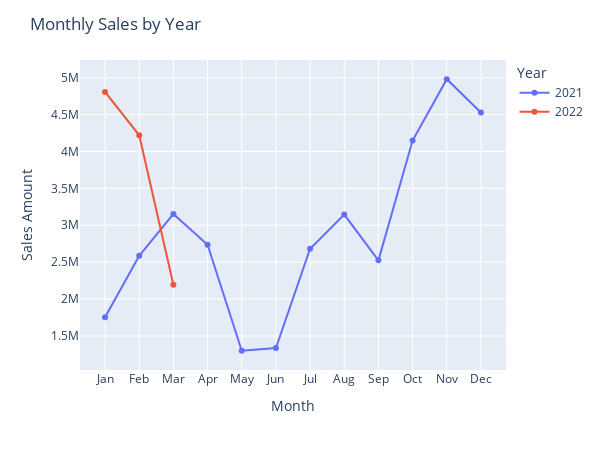

Notebook code for this chart:
### Code cell
# Define the correct order of months
month_order = ["Jan", "Feb", "Mar", "Apr", "May", "Jun",
               "Jul", "Aug", "Sep", "Oct", "Nov", "Dec"]

#Set 'Month' as a categorical column with the correct order
monthly_sales["Month"] = pd.Categorical(monthly_sales["Month"], categories=month_order, ordered=True)
monthly_sales = monthly_sales.sort_values(["Year", "Month"])
fig=px.line(
    monthly_sales,
    x="Month",
    y="Sales_Amount",
    markers=True,
    color="Year"
    
)

fig.update_layout(
    width=600,
    height=450,
    title="Monthly Sales by Year",
    xaxis_title="Month",
    yaxis_title="Sales Amount"
)

fig.show()

### Figure 1 — Plotly figure (JSON) as saved in the notebook; plotly's stock layout.template omitted (floating-point values rounded to 4 significant figures)
{"data": [{"hovertemplate": "Year=2021<br>Month=%{x}<br>Sales_Amount=%{y}<extra></extra>", "legendgroup": "2021", "line": {"color": "#636efa", "dash": "solid"}, "marker": {"symbol": "circle"}, "mode": "lines+markers", "name": "2021", "orientation": "v", "showlegend": true, "type": "scatter", "x": ["Jan", "Feb", "Mar", "Apr", "May", "Jun", "Jul", "Aug", "Sep", "Oct", "Nov", "Dec"], "xaxis": "x", "y": [1752583, 2586024, 3152674, 2736545, 1300019, 1337840, 2682596, 3144253, 2524410, 4146842, 4977665, 4526641], "yaxis": "y"}, {"hovertemplate": "Year=2022<br>Month=%{x}<br>Sales_Amount=%{y}<extra></extra>", "legendgroup": "2022", "line": {"color": "#EF553B", "dash": "solid"}, "marker": {"symbol": "circle"}, "mode": "lines+markers", "name": "2022", "orientation": "v", "showlegend": true, "type": "scatter", "x": ["Jan", "Feb", "Mar"], "xaxis": "x", "y": [4805437, 4218242, 2195116], "yaxis": "y"}], "layout": {"height": 450, "legend": {"title": {"text": "Year"}, "tracegroupgap": 0}, "margin": {"t": 60}, "title": {"text": "Monthly Sales by Year"}, "width": 600, "xaxis": {"anchor": "y", "autorange": true, "domain": [0, 1], "range": [-0.7336, 11.73], "title": {"text": "Month"}, "type": "category"}, "yaxis": {"anchor": "x", "autorange": true, "domain": [0, 1], "range": [1039000.0, 5238000.0], "title": {"text": "Sales Amount"}, "type": "linear"}}}
